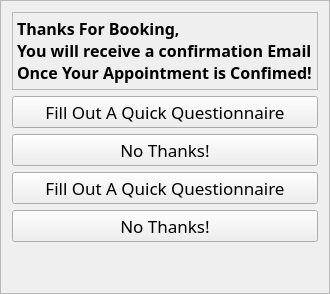
         <widget class="QFrame" name="studentAppointmentConfirmantionFrame">
          <property name="sizePolicy">
           <sizepolicy hsizetype="Fixed" vsizetype="Preferred">
            <horstretch>0</horstretch>
            <verstretch>0</verstretch>
           </sizepolicy>
          </property>
          <property name="minimumSize">
           <size>
            <width>330</width>
            <height>0</height>
           </size>
          </property>
          <property name="font">
           <font>
            <family>Impact</family>
            <pointsize>24</pointsize>
           </font>
          </property>
          <property name="frameShape">
           <enum>QFrame::StyledPanel</enum>
          </property>
          <property name="frameShadow">
           <enum>QFrame::Sunken</enum>
          </property>
          <layout class="QVBoxLayout" name="verticalLayout_3">
           <item>
            <widget class="QLabel" name="studentConfirmationLabel">
             <property name="sizePolicy">
              <sizepolicy hsizetype="Preferred" vsizetype="Minimum">
               <horstretch>0</horstretch>
               <verstretch>0</verstretch>
              </sizepolicy>
             </property>
             <property name="font">
              <font>
               <family>Ink Free</family>
               <pointsize>12</pointsize>
               <weight>75</weight>
               <bold>true</bold>
              </font>
             </property>
             <property name="frameShape">
              <enum>QFrame::StyledPanel</enum>
             </property>
             <property name="frameShadow">
              <enum>QFrame::Sunken</enum>
             </property>
             <property name="text">
              <string>Thanks For Booking,
You will receive a confirmation Email
Once Your Appointment is Confimed!</string>
             </property>
             <property name="alignment">
              <set>Qt::AlignLeading|Qt::AlignLeft|Qt::AlignTop</set>
             </property>
             <property name="wordWrap">
              <bool>true</bool>
             </property>
            </widget>
           </item>
           <item>
            <widget class="QPushButton" name="studentQuestionnaireButton">
             <property name="font">
              <font>
               <family>Impact</family>
               <pointsize>13</pointsize>
              </font>
             </property>
             <property name="text">
              <string>Fill Out A Quick Questionnaire</string>
             </property>
            </widget>
           </item>
           <item>
            <widget class="QPushButton" name="studentNoThanks">
             <property name="font">
              <font>
               <pointsize>13</pointsize>
              </font>
             </property>
             <property name="text">
              <string>No Thanks!</string>
             </property>
            </widget>
           </item>
           <item>
            <widget class="QPushButton" name="studentQuestionnaireButtonFromQueue">
             <property name="font">
              <font>
               <family>Impact</family>
               <pointsize>13</pointsize>
              </font>
             </property>
             <property name="text">
              <string>Fill Out A Quick Questionnaire</string>
             </property>
            </widget>
           </item>
           <item>
            <widget class="QPushButton" name="studentNoThanksFromQueue">
             <property name="font">
              <font>
               <pointsize>13</pointsize>
              </font>
             </property>
             <property name="text">
              <string>No Thanks!</string>
             </property>
            </widget>
           </item>
           <item>
            <spacer name="verticalSpacer_2">
             <property name="orientation">
              <enum>Qt::Vertical</enum>
             </property>
             <property name="sizeHint" stdset="0">
              <size>
               <width>20</width>
               <height>40</height>
              </size>
             </property>
            </spacer>
           </item>
          </layout>
         </widget>
